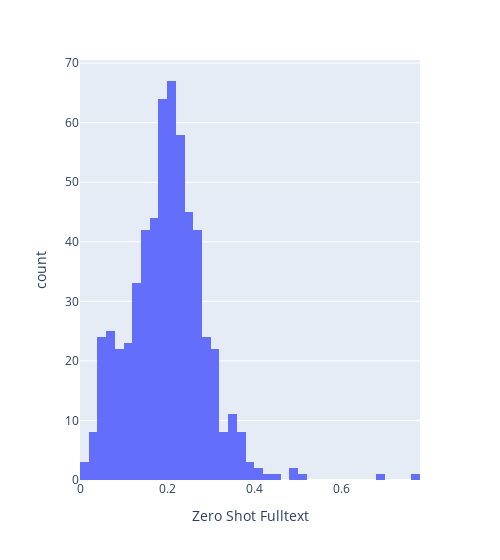

Notebook code for this chart:
### Code cell
fig = px.histogram(result, x="Zero Shot Fulltext", width=500)
fig.show()

### Figure 1 — Plotly figure (JSON) as saved in the notebook; plotly's stock layout.template omitted (floating-point values rounded to 4 significant figures; data arrays with more than 128 entries replaced by an {"elided": "..."} marker saying what was removed)
{"data": [{"alignmentgroup": "True", "bingroup": "x", "hovertemplate": "Zero Shot Fulltext=%{x}<br>count=%{y}<extra></extra>", "legendgroup": "", "marker": {"color": "#636efa", "pattern": {"shape": ""}}, "name": "", "offsetgroup": "", "orientation": "v", "showlegend": false, "type": "histogram", "x": {"elided": "585 float values"}, "xaxis": "x", "yaxis": "y"}], "layout": {"barmode": "relative", "legend": {"tracegroupgap": 0}, "margin": {"t": 60}, "width": 500, "xaxis": {"anchor": "y", "domain": [0, 1], "title": {"text": "Zero Shot Fulltext"}}, "yaxis": {"anchor": "x", "domain": [0, 1], "title": {"text": "count"}}}}
